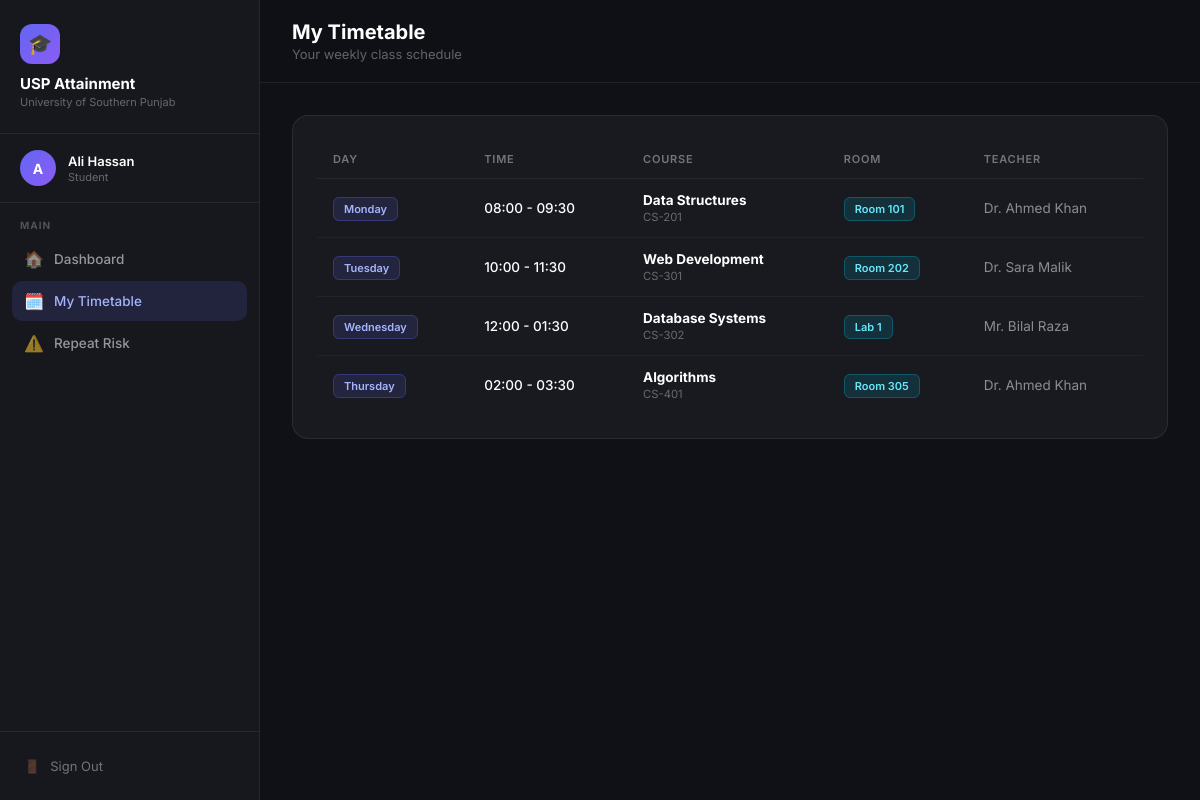
The page /student/timetable (signed in) on the database its author committed.
### models.py (models this page shows, shortened)
class User(db.Model, UserMixin):
    id = db.Column(db.Integer, primary_key=True)
    name = db.Column(db.String(200), nullable=False)
    email = db.Column(db.String(200), unique=True, nullable=False)
    password_hash = db.Column(db.String(256), nullable=False)
    role = db.Column(db.String(20), nullable=False)  # admin, teacher, student

class Timetable(db.Model):
    id = db.Column(db.Integer, primary_key=True)
    course_id = db.Column(db.Integer, db.ForeignKey('course.id'), nullable=False)
    day = db.Column(db.String(20), nullable=False)
    time_slot = db.Column(db.String(50), nullable=False)
    room = db.Column(db.String(50), nullable=False)

class Course(db.Model):
    id = db.Column(db.Integer, primary_key=True)
    program_id = db.Column(db.Integer, db.ForeignKey('program.id'), nullable=False)
    teacher_id = db.Column(db.Integer, db.ForeignKey('user.id'), nullable=False)
    name = db.Column(db.String(200), nullable=False)
    code = db.Column(db.String(50), nullable=False)
    semester = db.Column(db.String(50), nullable=False)
    teacher = db.relationship('User', backref='courses')
    clos = db.relationship('CLO', backref='course', lazy=True, cascade='all, delete-orphan')
    timetable = db.relationship('Timetable', backref='course', lazy=True, cascade='all, delete-orphan')
    outline = db.relationship('Outline', backref='course', lazy=True, cascade='all, delete-orphan')
    enrollments = db.relationship('Enrollment', backref='course', lazy=True, cascade='all, delete-orphan')

### student.py (the view)
@student_bp.route('/timetable')
@login_required
def timetable():
    from models import Timetable
    enrollments = Enrollment.query.filter_by(student_id=current_user.id).all()
    course_ids = [e.course_id for e in enrollments]
    slots = Timetable.query.filter(Timetable.course_id.in_(course_ids)).all()
    return render_template('student/timetable.html', slots=slots)

### app.py (called while the page is built)
@login_manager.user_loader
def load_user(user_id):
    return User.query.get(int(user_id))

### templates/student/timetable.html (shortened to what this page needs)
{% extends 'base.html' %}
{% block page_title %}My Timetable{% endblock %}
{% block page_sub %}Your weekly class schedule{% endblock %}
{% block sidebar_nav %}
<div class="nav-section">
    <div class="nav-section-title">Main</div>
    <a href="{{ url_for('student.dashboard') }}" class="nav-link"><span class="icon">🏠</span> Dashboard</a>
    <a href="{{ url_for('student.timetable') }}" class="nav-link active"><span class="icon">🗓️</span> My Timetable</a>
    <a href="{{ url_for('student.repeat_risk') }}" class="nav-link"><span class="icon">⚠️</span> Repeat Risk</a>
</div>
{% endblock %}
{% block content %}
<div class="card">
    {% set days = ['Monday','Tuesday','Wednesday','Thursday','Friday','Saturday'] %}
    {% if slots %}
    <div class="table-wrap">
        <table>
            <thead>
                <tr><th>Day</th><th>Time</th><th>Course</th><th>Room</th><th>Teacher</th></tr>
            </thead>
            <tbody>
                {% for day in days %}
                {% set day_slots = slots|selectattr('day','equalto',day)|list %}
                {% if day_slots %}
                {% for slot in day_slots %}
                <tr>
                    {% if loop.first %}
                    <td rowspan="{{ day_slots|length }}">
                        <span class="badge badge-purple">{{ day }}</span>
                    </td>
                    {% endif %}
                    <td style="color:#fff;font-weight:500;">{{ slot.time_slot }}</td>
                    <td>
                        <strong style="color:#fff;">{{ slot.course.name }}</strong><br>
                        <small style="color:rgba(255,255,255,0.35);">{{ slot.course.code }}</small>
                    </td>
                    <td><span class="badge badge-blue">{{ slot.room }}</span></td>
                    <td style="color:rgba(255,255,255,0.5);">{{ slot.course.teacher.name }}</td>
                </tr>
                {% endfor %}
                {% endif %}
                {% endfor %}
            </tbody>
        </table>
    </div>
    {% else %}
    <div class="empty">
        <div class="empty-icon">🗓️</div>
        <p>No timetable assigned yet.</p>
    </div>
    {% endif %}
</div>
{% endblock %}

### templates/base.html (shortened to what this page needs)
<!DOCTYPE html>
<html lang="en">
<head>
</head>
<body>
    <div class="sidebar">
        <div class="sidebar-brand">
            <div class="brand-icon">🎓</div>
            <div class="brand-name">USP Attainment</div>
            <div class="brand-sub">University of Southern Punjab</div>
        </div>
        <div class="sidebar-user">
            <div class="user-avatar">{{ current_user.name[0] }}</div>
            <div>
                <div class="user-name">{{ current_user.name }}</div>
                <div class="user-role">{{ current_user.role }}</div>
            </div>
        </div>
        <nav class="sidebar-nav">
            {% block sidebar_nav %}{% endblock %}
        </nav>
        <div class="sidebar-footer">
            <a href="{{ url_for('auth.logout') }}" class="btn-logout">
                <span>🚪</span> Sign Out
            </a>
        </div>
    </div>
    <div class="main">
        <div class="topbar">
            <div>
                <div class="topbar-title">{% block page_title %}Dashboard{% endblock %}</div>
                <div class="topbar-sub">{% block page_sub %}{% endblock %}</div>
            </div>
        </div>
        <div class="content">
            {% block content %}{% endblock %}
        </div>
    </div>
</body>
</html>

### templates/base.html (style rules this page uses)
* { margin: 0; padding: 0; box-sizing: border-box; }
body { font-family: 'Inter', sans-serif; background: #0f1117; color: #e2e8f0; min-height: 100vh; display: flex; }
.sidebar { width: 260px; min-height: 100vh; background: rgba(255,255,255,0.03); border-right: 1px solid rgba(255,255,255,0.07); display: flex; flex-direction: column; position: fixed; top: 0; left: 0; height: 100vh; z-index: 100; }
.sidebar-brand { padding: 24px 20px; border-bottom: 1px solid rgba(255,255,255,0.07); }
.brand-icon { width: 40px; height: 40px; background: linear-gradient(135deg, #6366f1, #8b5cf6); border-radius: 12px; display: flex; align-items: center; justify-content: center; font-size: 20px; margin-bottom: 10px; }
.brand-name { font-size: 15px; font-weight: 700; color: #fff; }
.brand-sub { font-size: 11px; color: rgba(255,255,255,0.35); margin-top: 2px; }
.sidebar-user { padding: 16px 20px; border-bottom: 1px solid rgba(255,255,255,0.07); display: flex; align-items: center; gap: 12px; }
.user-avatar { width: 36px; height: 36px; border-radius: 50%; background: linear-gradient(135deg, #6366f1, #8b5cf6); display: flex; align-items: center; justify-content: center; font-size: 14px; font-weight: 700; color: white; flex-shrink: 0; }
.user-name { font-size: 13px; font-weight: 600; color: #fff; }
.user-role { font-size: 11px; color: rgba(255,255,255,0.35); text-transform: capitalize; margin-top: 1px; }
.sidebar-nav { flex: 1; padding: 16px 12px; overflow-y: auto; }
.nav-section { margin-bottom: 24px; }
.nav-section-title { font-size: 10px; font-weight: 700; color: rgba(255,255,255,0.25); text-transform: uppercase; letter-spacing: 1px; padding: 0 8px; margin-bottom: 8px; }
.nav-link { display: flex; align-items: center; gap: 10px; padding: 10px 12px; border-radius: 10px; color: rgba(255,255,255,0.55); font-size: 13.5px; font-weight: 500; text-decoration: none; transition: all 0.15s; margin-bottom: 2px; }
.nav-link.active { background: rgba(99,102,241,0.15); color: #a5b4fc; }
.nav-link .icon { font-size: 16px; width: 20px; text-align: center; }
.sidebar-footer { padding: 16px 12px; border-top: 1px solid rgba(255,255,255,0.07); }
.btn-logout { display: flex; align-items: center; gap: 10px; padding: 10px 12px; border-radius: 10px; color: rgba(255,255,255,0.4); font-size: 13px; text-decoration: none; transition: all 0.15s; width: 100%; background: none; border: none; cursor: pointer; font-family: 'Inter', sans-serif; }
.main { margin-left: 260px; flex: 1; min-height: 100vh; }
.topbar { padding: 20px 32px; border-bottom: 1px solid rgba(255,255,255,0.07); display: flex; align-items: center; justify-content: space-between; background: rgba(15,17,23,0.8); backdrop-filter: blur(10px); position: sticky; top: 0; z-index: 50; }
.topbar-title { font-size: 20px; font-weight: 700; color: #fff; }
.topbar-sub { font-size: 13px; color: rgba(255,255,255,0.35); margin-top: 2px; }
.content { padding: 32px; }
.card { background: rgba(255,255,255,0.04); border: 1px solid rgba(255,255,255,0.08); border-radius: 16px; padding: 24px; }
.table-wrap { overflow-x: auto; }
table { width: 100%; border-collapse: collapse; }
th { color: rgba(255,255,255,0.4); font-size: 11px; font-weight: 600; text-transform: uppercase; letter-spacing: 0.8px; padding: 12px 16px; text-align: left; border-bottom: 1px solid rgba(255,255,255,0.06); }
td { padding: 13px 16px; border-bottom: 1px solid rgba(255,255,255,0.04); font-size: 13.5px; color: rgba(255,255,255,0.75); }
tr:last-child td { border-bottom: none; }
.badge { font-size: 11px; font-weight: 600; padding: 4px 10px; border-radius: 6px; }
.badge-purple { background: rgba(99,102,241,0.15); border: 1px solid rgba(99,102,241,0.3); color: #a5b4fc; }
.badge-blue { background: rgba(6,182,212,0.15); border: 1px solid rgba(6,182,212,0.3); color: #67e8f9; }

### rows shown on the page
User: name "A", name "Ali Hassan", role "Student"
Timetable: day "Monday", time_slot "08:00 - 09:30", course.name "Data Structures", course.code "CS-201", room "Room 101", course.teacher.name "Dr. Ahmed Khan"
Timetable: day "Tuesday", time_slot "10:00 - 11:30", course.name "Web Development", course.code "CS-301", room "Room 202", course.teacher.name "Dr. Sara Malik"
Timetable: day "Wednesday", time_slot "12:00 - 01:30", course.name "Database Systems", course.code "CS-302", room "Lab 1", course.teacher.name "Mr. Bilal Raza"
Timetable: day "Thursday", time_slot "02:00 - 03:30", course.name "Algorithms", course.code "CS-401", room "Room 305", course.teacher.name "Dr. Ahmed Khan"
